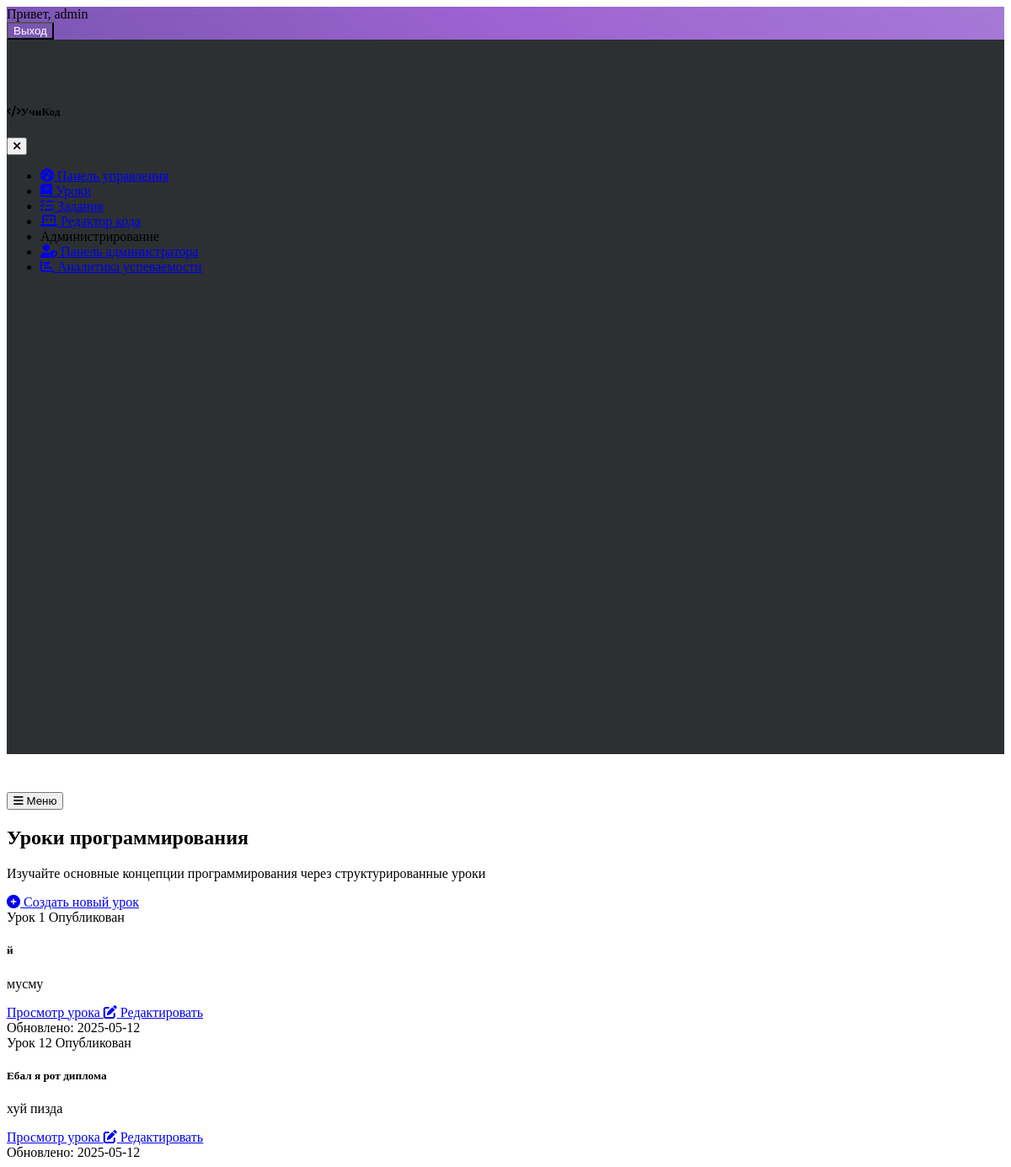
The app's page /lessons (signed in), older data.
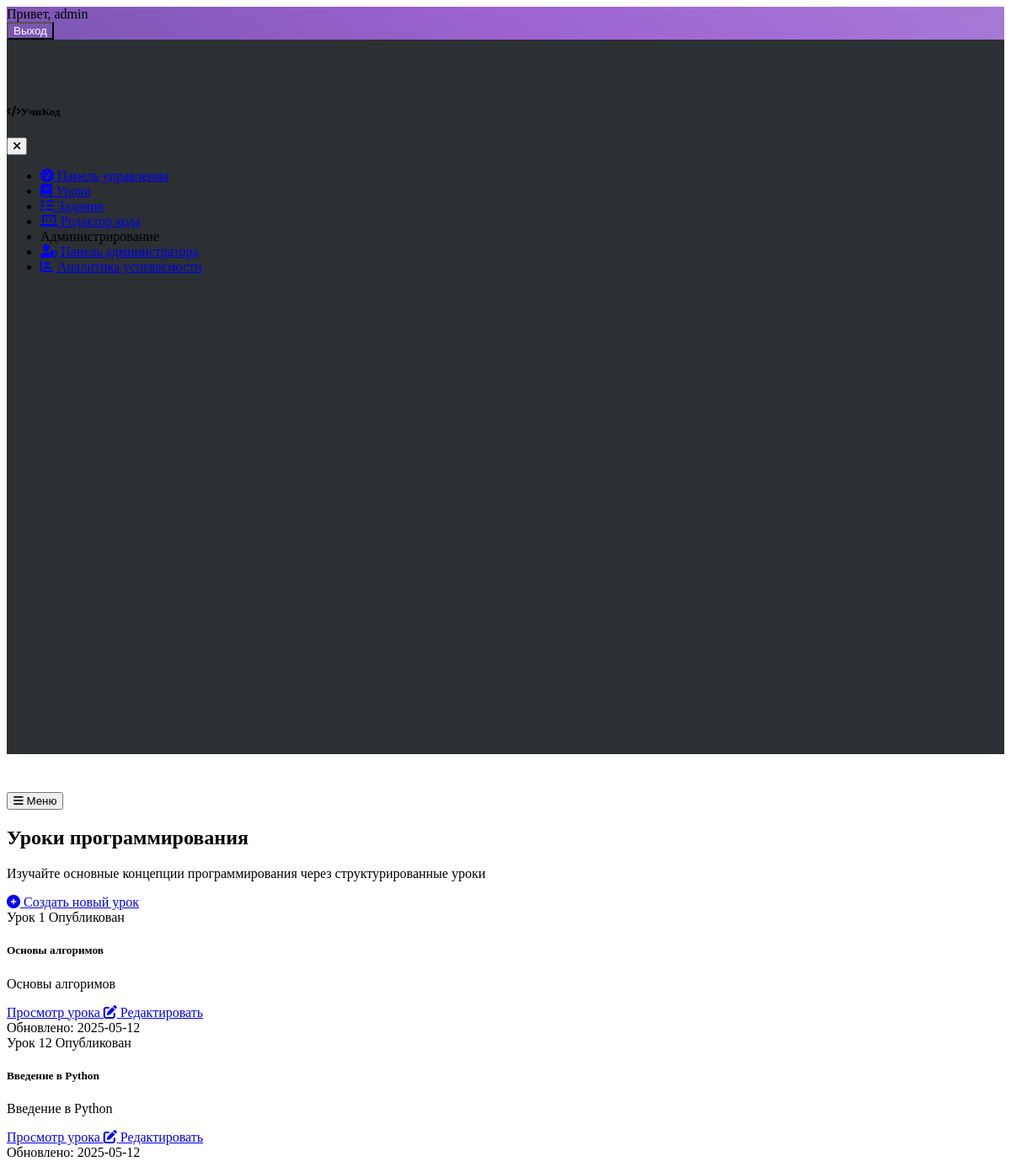
The same page, newer data.
### models.py (models this page shows, shortened)
class User(UserMixin, db.Model):
    id = db.Column(db.Integer, primary_key=True)
    username = db.Column(db.String(120), unique=True, nullable=False)
    password = db.Column(db.String(60), nullable=False)
    is_active = db.Column(db.Boolean, default=True)  # Добавлен атрибут is_active

class Lesson(db.Model):
    __tablename__ = 'lesson'
    id = db.Column(db.Integer, primary_key=True)
    title = db.Column(db.String(120), nullable=False)
    content = db.Column(db.Text, nullable=False)
    order = db.Column(db.Integer, nullable=False)
    is_published = db.Column(db.Boolean, default=False)
    date_created = db.Column(db.DateTime, default=datetime.utcnow)
    date_updated = db.Column(db.DateTime, default=datetime.utcnow, onupdate=datetime.utcnow)
    is_completed = db.Column(db.Boolean, default=False)
    date_completed = db.Column(db.DateTime, nullable=True)

### app.py (the view)
@app.route('/lessons')
@login_required
def lessons():
    lessons = Lesson.query.all()  # Получаем все уроки из базы данных
    return render_template('lessons.html', lessons=lessons)

### app.py (called while the page is built)
@login_manager.user_loader
def load_user(user_id):
    return User.query.get(int(user_id))

### templates/lessons.html (shortened to what this page needs)
{% extends "layout.html" %}
{% block content %}
<div class="container">
    <div class="row mb-4">
        <div class="col-md-8">
            <h2 class="mb-0">Уроки программирования</h2>
            <p class="text-muted">Изучайте основные концепции программирования через структурированные уроки</p>
        </div>
        <div class="col-md-4 text-md-end">
            <a href="{{ url_for('new_lesson') }}" class="btn btn-primary">
                <i class="fas fa-plus-circle me-2"></i> Создать новый урок
            </a>
        </div>
    </div>
    {% if lessons %}
    <div class="row row-cols-1 row-cols-md-2 row-cols-lg-3 g-4">
        {% for lesson in lessons %}
        <div class="col">
            <div class="card card-lesson">
                <div class="card-body">
                    <div class="d-flex justify-content-between align-items-center mb-2">
                        <span class="badge bg-primary">Урок {{ lesson.order }}</span>
                        <span class="badge bg-success">Опубликован</span>
                    </div>
                    <h5 class="card-title">{{ lesson.title }}</h5>
                    <p class="card-text text-muted">
                        {{ lesson.content[:100] + '...' if lesson.content|length > 100 else lesson.content }}
                    </p>
                    <div class="d-flex justify-content-between align-items-center mt-3">
                        <a href="{{ url_for('lesson_detail', lesson_id=lesson.id) }}" class="btn btn-sm btn-primary">
                            Просмотр урока
                        </a>
                        <a href="{{ url_for('edit_lesson', lesson_id=lesson.id) }}" class="btn btn-sm btn-outline-secondary">
                            <i class="fas fa-edit"></i> Редактировать
                        </a>
                    </div>
                </div>
                <div class="card-footer text-muted small">
                    Обновлено: {{ lesson.date_updated.strftime('%Y-%m-%d') }}
                </div>
            </div>
        </div>
        {% endfor %}
    </div>
    {% endif %}
</div>
{% endblock %}

### templates/layout.html (shortened to what this page needs)
<!DOCTYPE html>
<html lang="ru" data-bs-theme="dark">
<head>
    <link rel="stylesheet" href="https://cdn.replit.com/agent/bootstrap-agent-dark-theme.min.css">
    <link rel="stylesheet" href="https://cdnjs.cloudflare.com/ajax/libs/font-awesome/6.0.0/css/all.min.css">
    <link rel="stylesheet" href="https://cdnjs.cloudflare.com/ajax/libs/codemirror/5.65.2/codemirror.min.css">
    <link rel="stylesheet" href="https://cdnjs.cloudflare.com/ajax/libs/codemirror/5.65.2/theme/darcula.min.css">
    <link rel="stylesheet" href="{{ url_for('static', filename='css/custom.css') }}">
</head>
<body>
<nav class="navbar navbar-expand-lg navbar-light" style="background: linear-gradient(45deg, #7b56b2, #9d63d1, #a679d6);">
    <div class="container">
        <div class="d-flex">
            {% if current_user.is_authenticated %}
                <span class="navbar-text text-white mr-3">
                    Привет, {{ current_user.username }}
                </span>
                <form action="{{ url_for('logout') }}" method="post">
                    <button class="btn btn-light" type="submit" style="background-color: #7b56b2; color: white;">
                        Выход
                    </button>
                </form>
            {% else %}
                <a class="btn btn-light" href="{{ url_for('login') }}" style="background-color: #7b56b2; color: white;">Войти</a>
            {% endif %}
        </div>
    </div>
</nav>
    <div class="container-fluid">
        <div class="row">
            <div class="col-md-3 col-lg-2 d-md-block sidebar" id="sidebar-menu">
                <div class="sidebar-sticky">
                    <div class="d-flex justify-content-between align-items-center p-3 mb-3 border-bottom">
                        <h5 class="m-0"><i class="fas fa-code me-2"></i>УчиКод</h5>
                        <button class="btn btn-link d-md-none" type="button" aria-label="Close sidebar">
                            <i class="fas fa-times"></i>
                        </button>
                    </div>
                    <ul class="nav flex-column">
                        <li class="nav-item">
                            <a class="nav-link {% if request.path == '/dashboard' %}active{% endif %}" href="{{ url_for('dashboard') }}">
                                <i class="fas fa-tachometer-alt me-2"></i> Панель управления
                            </a>
                        </li>
                        <li class="nav-item">
                            <a class="nav-link {% if request.path == '/lessons' %}active{% endif %}" href="{{ url_for('lessons') }}">
                                <i class="fas fa-book me-2"></i> Уроки
                            </a>
                        </li>
                        <li class="nav-item">
                            <a class="nav-link {% if request.path == '/assignments' %}active{% endif %}" href="{{ url_for('assignments') }}">
                                <i class="fas fa-tasks me-2"></i> Задания
                            </a>
                        </li>
                        <li class="nav-item">
                            <a class="nav-link {% if request.path == '/code_editor' %}active{% endif %}" href="{{ url_for('code_editor') }}">
                                <i class="fas fa-laptop-code me-2"></i> Редактор кода
                            </a>
                        </li>
                        <li class="nav-item mt-3">
                            <div class="sidebar-heading px-3 py-2">
                                <span class="text-muted text-uppercase">Администрирование</span>
                            </div>
                        </li>
                        <li class="nav-item">
                            <a class="nav-link {% if request.path == '/admin_panel' %}active{% endif %}" href="{{ url_for('admin_panel') }}">
                                <i class="fas fa-user-shield me-2"></i> Панель администратора
                            </a>
                        </li>
                        <li class="nav-item">
                            <a class="nav-link {% if request.path == '/analytics' %}active{% endif %}" href="{{ url_for('analytics_dashboard') }}">
                                <i class="fas fa-chart-bar me-2"></i> Аналитика успеваемости
                            </a>
                        </li>
                    </ul>
                </div>
            </div>
            <main class="col-md-9 ms-sm-auto col-lg-10 px-md-4 main-content">
                <div class="d-flex justify-content-between flex-wrap flex-md-nowrap align-items-center pt-3 pb-2 mb-3 border-bottom">
                    <div class="btn-toolbar mb-2 mb-md-0">
                        <button class="btn btn-sm btn-outline-secondary d-md-none" id="mobile-menu-toggle">
                            <i class="fas fa-bars"></i> Меню
                        </button>
                    </div>
                </div>
                {% block content %}{% endblock %}
            </main>
        </div>
    </div>
</body>
</html>

### templates/custom.css (style rules this page uses)
.sidebar { height: 100%; min-height: 100vh; position: sticky; top: 0; z-index: 100; padding: 48px 0 0; box-shadow: inset -1px 0 0 rgba(0, 0, 0, .1); }
.sidebar-sticky { position: relative; top: 0; height: calc(100vh - 48px); padding-top: 0.5rem; overflow-x: hidden; overflow-y: auto; }
.main-content { padding-top: 1.5rem; }
[data-bs-theme=dark] .sidebar { background-color: rgba(33, 37, 41, 0.95); }
.card-lesson { height: 100%; transition: transform 0.2s, box-shadow 0.2s; }

Row changes from the older to the newer data that the page shows:
changed Lesson: title "й" → "Основы алгоримов"; content "мусму" → "Основы алгоримов"
changed Lesson: title "Ебал я рот диплома" → "Введение в Python"; content "хуй пизда" → "Введение в Python"
